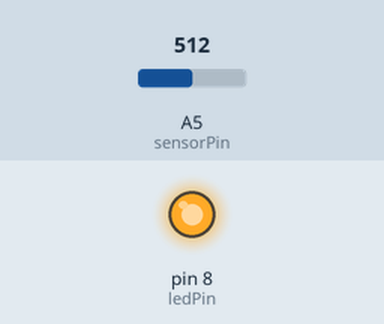
A sketch run on a simulated Arduino Uno, built with avr-gcc and run on an emulated ATmega328P. Parts: output pins drawn as LEDs (lit = HIGH). The inputs (shaded band) are chosen by the test bench; at power-on: A5 (sensorPin) = 512. What the sketch prints to the serial monitor is not drawn.

Above: at 0.1 s.
Timing chart, 0 to 1.6 s (numbered marks = the images above):
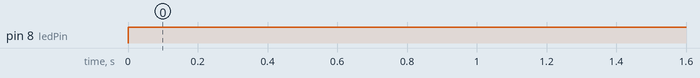

The sketch:

potentioMeter_input.ino
```cpp
// potentiometer_read.ino
// reads a potentiometer and sends value over serial
int sensorPin = A5;  // The potentiometer on pin 0
int ledPin = 8;     // The LED is connected on pin 13
int sensorValue;     // variable to stores data

void setup() // runs once when the sketch starts
{
  // make the LED pin (pin 13) an output pin
  pinMode(ledPin, OUTPUT);

  // initialize serial communication
  Serial.begin(9600);
}

void loop() // runs repeatedly after setup() finishes
{
  sensorValue = analogRead(sensorPin);  // read pin A0
  Serial.println(sensorValue);         // send data to serial

  if (sensorValue == 670) {            // less than 500?
    digitalWrite(ledPin, HIGH); }     // Turn the LED off

  else {                               // greater than 500?
    digitalWrite(ledPin, HIGH); }     // Keep the LED on

  delay(100);             // Pause 100 milliseconds
}
```

Measured:
- by itself, pin 8 (ledPin): LOW → HIGH at 0.00 s
